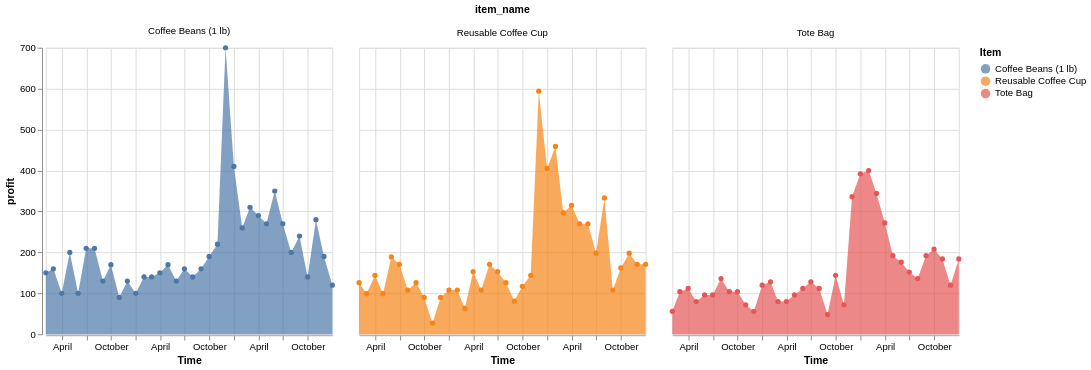

Here is the notebook cell this chart was saved with:
### Code cell
merch_data.assign()
merch_facet = alt.Chart(merch_data).mark_area(point=True).encode(
    x = alt.X("date_time:T").title("Time"),
    y = alt.Y("profit").title("profit"),
    color = alt.Color("item_name").title("Item")
).facet("item_name")
rule = alt.Chart(merch_data).mark_rule().encode(
    x = alt.X("")
)
merch_facet
